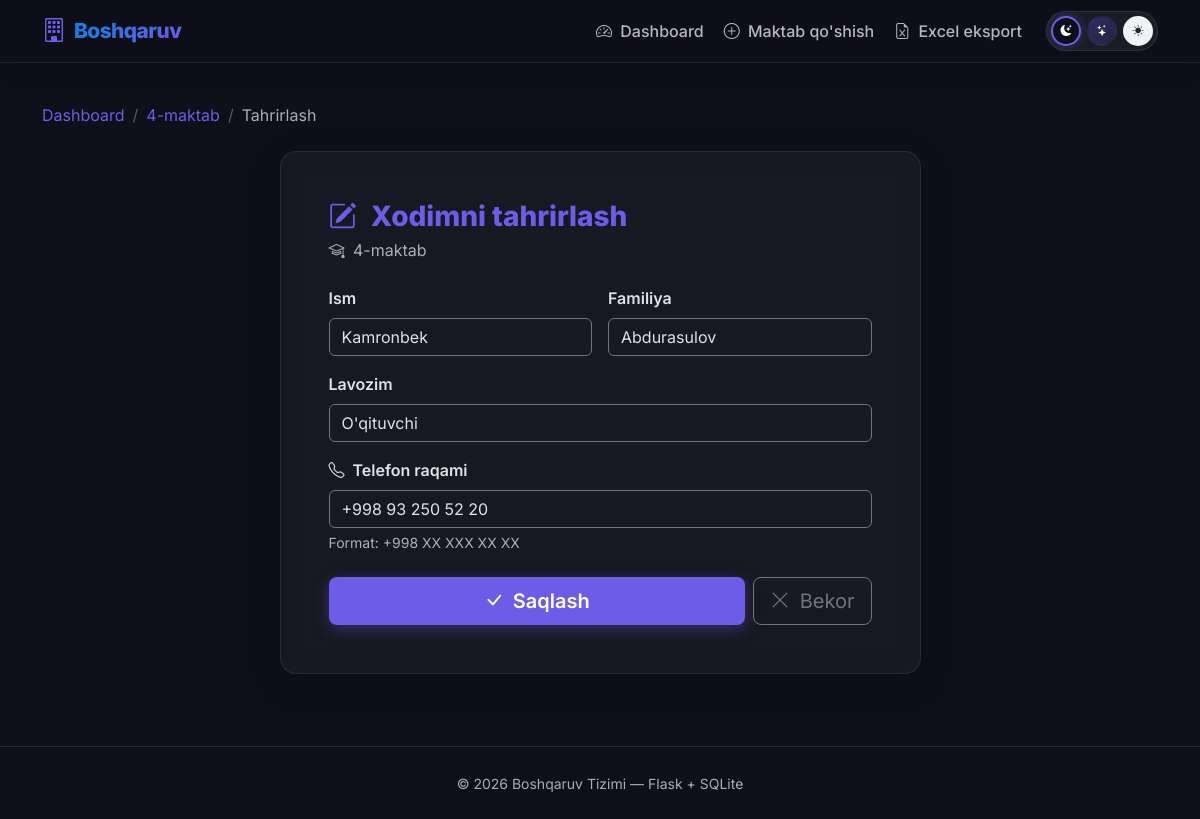
The page /employee/2/edit on the database its author committed.
### tables this page shows
CREATE TABLE schools (
            id INTEGER PRIMARY KEY AUTOINCREMENT,
            name TEXT NOT NULL,
            address TEXT NOT NULL
        );

CREATE TABLE employees (
            id INTEGER PRIMARY KEY AUTOINCREMENT,
            first_name TEXT NOT NULL,
            last_name TEXT NOT NULL,
            position TEXT NOT NULL,
            phone TEXT NOT NULL,
            school_id INTEGER NOT NULL,
            FOREIGN KEY (school_id) REFERENCES schools(id) ON DELETE CASCADE
        );

### app.py (the view, shortened to what this page needs)
@app.route('/employee/<int:employee_id>/edit', methods=['GET', 'POST'])
def edit_employee(employee_id):
    conn = get_db()
    employee = conn.execute('SELECT * FROM employees WHERE id = ?', (employee_id,)).fetchone()
    if not employee:
        flash('Xodim topilmadi!', 'danger')
        conn.close()
        return redirect(url_for('index'))
    school = conn.execute('SELECT * FROM schools WHERE id = ?',
                          (employee['school_id'],)).fetchone()
    conn.close()
    return render_template('employee_form.html', school=school, employee=employee)

### app.py (called while the page is built)
def get_db():
    conn = sqlite3.connect(DATABASE)
    conn.row_factory = sqlite3.Row
    conn.execute("PRAGMA foreign_keys = ON")
    return conn

### templates/employee_form.html (shortened to what this page needs)
{% extends "base.html" %}
{% block content %}
<nav aria-label="breadcrumb" class="mb-4">
    <ol class="breadcrumb">
        <li class="breadcrumb-item"><a href="{{ url_for('index') }}"
                class="link-accent text-decoration-none">Dashboard</a></li>
        <li class="breadcrumb-item">
            <a href="{{ url_for('school_detail', school_id=school['id']) }}" class="link-accent text-decoration-none">{{
                school['name'] }}</a>
        </li>
        <li class="breadcrumb-item active" aria-current="page">
            {% if employee %}Tahrirlash{% else %}Yangi xodim{% endif %}
        </li>
    </ol>
</nav>
<div class="row justify-content-center">
    <div class="col-lg-7">
        <div class="card glass-card">
            <div class="card-body p-4 p-md-5">
                <h3 class="fw-800 mb-1 text-accent">
                    <i class="bi bi-{% if employee %}pencil-square{% else %}person-plus{% endif %} me-2"></i>
                    {% if employee %}Xodimni tahrirlash{% else %}Yangi xodim qo'shish{% endif %}
                </h3>
                <p class="text-body-secondary mb-4">
                    <i class="bi bi-mortarboard me-1"></i> {{ school['name'] }}
                </p>
                <form method="POST" id="employeeForm">
                    <div class="row g-3 mb-3">
                        <div class="col-sm-6">
                            <label for="first_name" class="form-label fw-600">Ism</label>
                            <input type="text" class="form-control bg-transparent border-secondary" id="first_name"
                                name="first_name" required placeholder="Masalan: Alisher"
                                value="{{ employee['first_name'] if employee else '' }}">
                        </div>
                        <div class="col-sm-6">
                            <label for="last_name" class="form-label fw-600">Familiya</label>
                            <input type="text" class="form-control bg-transparent border-secondary" id="last_name"
                                name="last_name" required placeholder="Masalan: Navoiy"
                                value="{{ employee['last_name'] if employee else '' }}">
                        </div>
                    </div>
                    <div class="mb-3">
                        <label for="position" class="form-label fw-600">Lavozim</label>
                        <input type="text" class="form-control bg-transparent border-secondary" id="position"
                            name="position" required placeholder="Masalan: Matematika o'qituvchisi"
                            value="{{ employee['position'] if employee else '' }}">
                    </div>
                    <div class="mb-4">
                        <label for="phone" class="form-label fw-600">
                            <i class="bi bi-telephone me-1"></i> Telefon raqami
                        </label>
                        <input type="tel" class="form-control bg-transparent border-secondary" id="phone" name="phone"
                            required placeholder="+998 XX XXX XX XX" maxlength="17"
                            value="{{ employee['phone'] if employee else '+998 ' }}">
                        <div class="form-text text-body-secondary">Format: +998 XX XXX XX XX</div>
                    </div>
                    <div class="d-flex gap-2">
                        <button type="submit" class="btn btn-accent btn-lg flex-grow-1">
                            <i class="bi bi-check-lg me-1"></i>
                            {% if employee %}Saqlash{% else %}Qo'shish{% endif %}
                        </button>
                        <a href="{{ url_for('school_detail', school_id=school['id']) }}"
                            class="btn btn-outline-secondary btn-lg">
                            <i class="bi bi-x-lg me-1"></i> Bekor
                        </a>
                    </div>
                </form>
            </div>
        </div>
    </div>
</div>
{% endblock %}

### static/css/style.css (style rules this page uses)
:root { --accent: #6c5ce7; --accent-hover: #5a4bd1; --accent-glow: rgba(108, 92, 231, 0.35); --gradient-blue: linear-gradient(135deg, #0984e3 0%, #6c5ce7 100%); --gradient-green: linear-gradient(135deg, #00b894 0%, #00cec9 100%); --gradient-purple: linear-gradient(135deg, #6c5ce7 0%, #e17055 100%); --glass-bg: rgba(255, 255, 255, 0.04); --glass-border: rgba(255, 255, 255, 0.08); --radius: 16px; --radius-sm: 10px; --shadow: 0 8px 32px rgba(0, 0, 0, 0.25); }
body { font-family: 'Inter', system-ui, -apple-system, sans-serif; min-height: 100vh; background: #0f0f1a; color: #e2e2e2; transition: background 0.5s ease, color 0.4s ease; }
[data-bs-theme="dark"] { --bs-body-bg: #0f0f1a; }
.fw-600 { font-weight: 600; }
.fw-800 { font-weight: 800; }
.text-accent { color: var(--accent) !important; }
.link-accent { color: var(--accent) !important; transition: color 0.2s; }
.glass-card { background: var(--glass-bg); border: 1px solid var(--glass-border); border-radius: var(--radius); backdrop-filter: blur(12px); -webkit-backdrop-filter: blur(12px); box-shadow: var(--shadow); }
.btn-accent { background: var(--accent); color: #fff; border: none; font-weight: 600; box-shadow: 0 4px 15px var(--accent-glow); transition: all 0.25s ease; }
.breadcrumb { background: transparent; padding: 0; margin: 0; }
.breadcrumb-item+.breadcrumb-item::before { color: rgba(255, 255, 255, 0.3); }
.card, .glass-card { animation: fadeInUp 0.4s ease forwards; }

### rows shown on the page
schools: name "4-maktab"
employees: first_name "Kamronbek", last_name "Abdurasulov", position "O'qituvchi", phone "+998 93 250 52 20"
